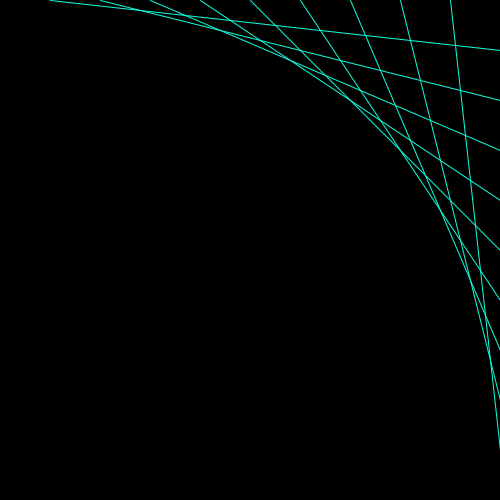
Frame 1 (no input)
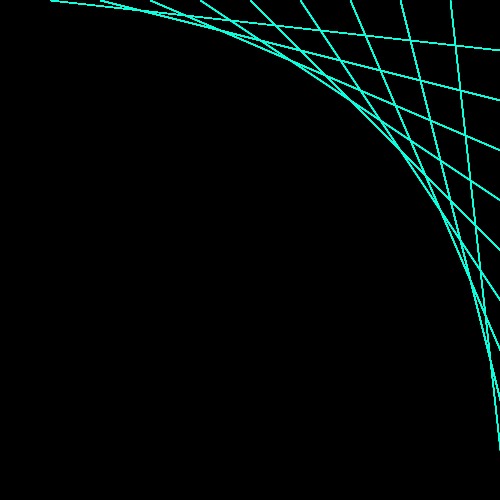
Frame 60 (the mouse pressed at the canvas centre just before this capture)
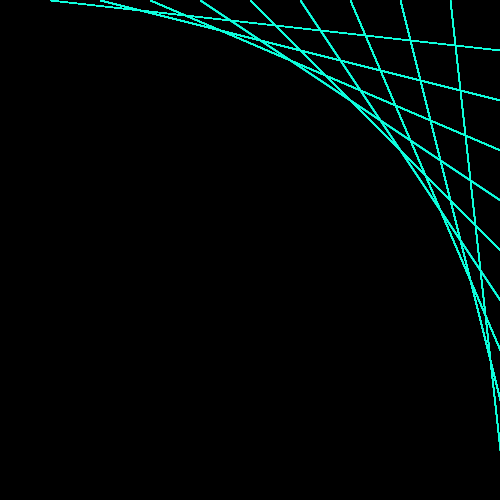
Frame 120 (the mouse held since frame 60 and released just before this capture)

The Processing sketch that drew these frames (run headless with seeded random() and noise(); from frame 60 on, the mouse is pressed at the canvas centre):

// Processing sketch: processing_38324
// ── processing_38324.pde

int startx=50;
int starty=0;
int endx=500;
int endy = 50; 



void setup () {
  size (500, 500); 
  background (0, 0, 0);
  stroke (15, 255, 221);
  smooth ();
}


void draw () {
  for (int i=0; i<500; i=i+50) {

    line (startx+i, starty, endx, endy+i);
  }
}

                                
